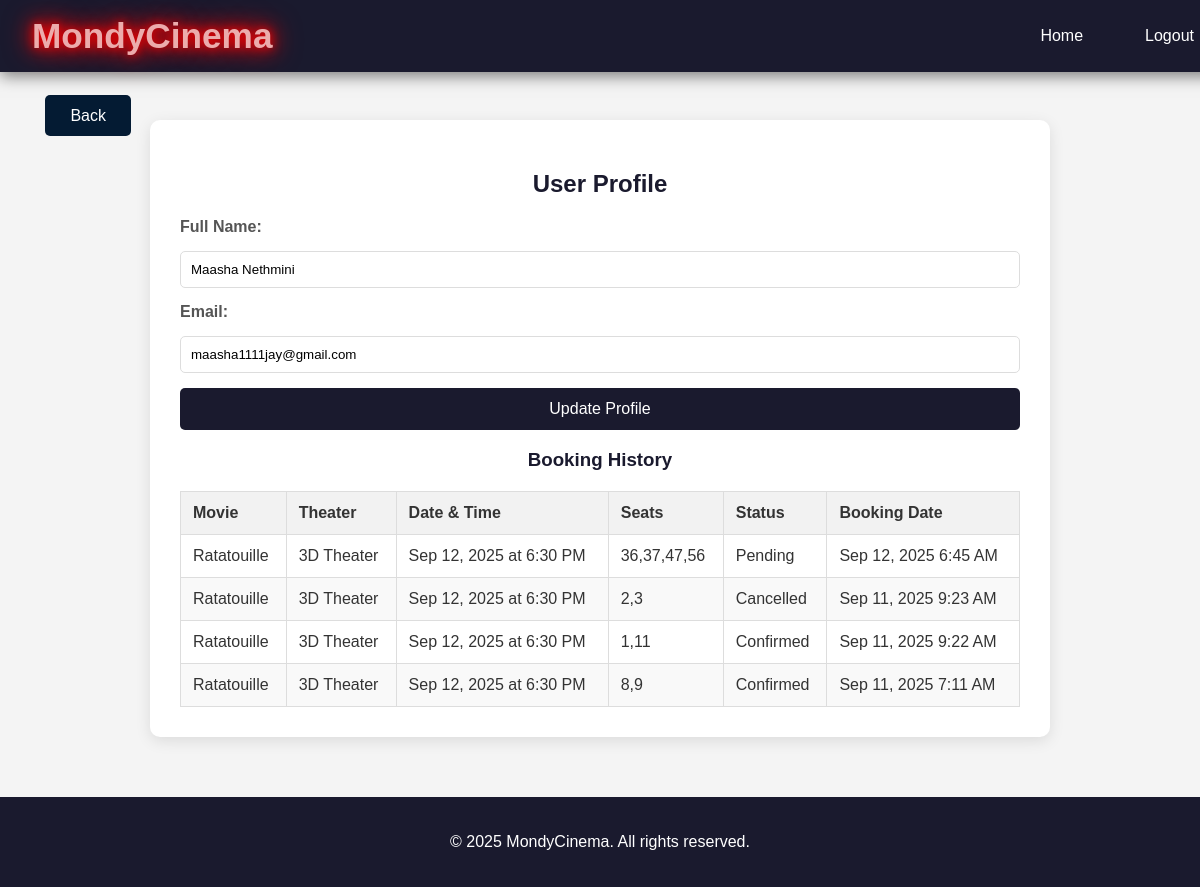
Page /user-profile.php (signed in) on the committed database.
### tables this page shows
CREATE TABLE `users` (
  `id` int(11) NOT NULL,
  `name` varchar(100) NOT NULL,
  `email` varchar(100) NOT NULL,
  `password` varchar(255) NOT NULL,
  `role` enum('customer','admin') DEFAULT 'customer',
  `created_at` timestamp NOT NULL DEFAULT current_timestamp()
);

CREATE TABLE `bookings` (
  `id` int(11) NOT NULL,
  `user_id` int(11) DEFAULT NULL,
  `customer_name` varchar(255) DEFAULT NULL,
  `customer_phone` varchar(20) DEFAULT NULL,
  `show_id` int(11) NOT NULL,
  `seats` varchar(255) NOT NULL,
  `status` enum('pending','confirmed','cancelled') DEFAULT 'pending',
  `booking_date` timestamp NOT NULL DEFAULT current_timestamp()
);

CREATE TABLE `movies` (
  `id` int(11) NOT NULL,
  `title` varchar(255) NOT NULL,
  `description` text DEFAULT NULL,
  `poster` varchar(255) DEFAULT NULL,
  `trailer_link` varchar(255) DEFAULT NULL,
  `status` enum('now_showing','coming_soon') DEFAULT 'now_showing',
  `created_at` timestamp NOT NULL DEFAULT current_timestamp(),
  `ticket_price` varchar(255) DEFAULT NULL
);

CREATE TABLE `theaters` (
  `id` int(11) NOT NULL,
  `name` varchar(100) NOT NULL,
  `capacity` int(11) NOT NULL
);

CREATE TABLE `shows` (
  `id` int(11) NOT NULL,
  `movie_id` int(11) NOT NULL,
  `theater_id` int(11) NOT NULL,
  `showdate` date NOT NULL,
  `showtime` time NOT NULL
);

### Mondy Cinema n/BO/User.php (called while the page is built, shortened)
<?php
class User {
    public static function GetUserById($id) {
        $conn = new mysqli("localhost", "root", "", "movie_db");
        $stmt = $conn->prepare("SELECT * FROM users WHERE id = ?");
        $stmt->bind_param("i", $id);
        $stmt->execute();
        $result = $stmt->get_result();
        $user = $result->fetch_assoc();
        return $user;
    }
}
?>

### user-profile.php (the view, shortened to what this page needs)
<?php
include_once('BO/User.php');
$user_id = $_SESSION['user_id'];
$user = User::GetUserById($user_id);
$bookings = $conn->query("
    SELECT b.*, m.title as movie_title, s.showdate, s.showtime, t.name as theater_name
    FROM bookings b
    JOIN shows s ON b.show_id = s.id
    JOIN movies m ON s.movie_id = m.id
    JOIN theaters t ON s.theater_id = t.id
    WHERE b.user_id = $user_id
    ORDER BY b.booking_date DESC
");
?>
<!DOCTYPE html>
<html lang="en">
<head>
    <link rel="stylesheet" href="assets/style/user-profile.css">
</head>
<body>
    <header>
        <div class="logo">MondyCinema</div>
        <nav>
            <a href="index.php">Home</a>
            <a href="logout.php">Logout</a>
        </nav>
    </header>
    <main class="container">
        <div class="profile-container">
            <h2>User Profile</h2>
            <div class="profile-info">
                <form method="post">
                    <label for="name">Full Name:</label>
                    <input type="text" id="name" name="name" value="<?php echo $user['name']; ?>" required>
                    <label for="email">Email:</label>
                    <input type="email" id="email" name="email" value="<?php echo $user['email']; ?>" required>
                    <button type="submit">Update Profile</button>
                </form>
            </div>
            <div class="booking-history">
                <h3>Booking History</h3>
                <?php if ($bookings && $bookings->num_rows > 0): ?>
                    <table>
                        <thead>
                            <tr>
                                <th>Movie</th>
                                <th>Theater</th>
                                <th>Date & Time</th>
                                <th>Seats</th>
                                <th>Status</th>
                                <th>Booking Date</th>
                            </tr>
                        </thead>
                        <tbody>
                            <?php while ($booking = $bookings->fetch_assoc()): ?>
                            <tr>
                                <td><?php echo $booking['movie_title']; ?></td>
                                <td><?php echo $booking['theater_name']; ?></td>
                                <td><?php echo date('M j, Y', strtotime($booking['showdate'])); ?> at <?php echo date('g:i A', strtotime($booking['showtime'])); ?></td>
                                <td><?php echo $booking['seats']; ?></td>
                                <td><?php echo ucfirst($booking['status']); ?></td>
                                <td><?php echo date('M j, Y g:i A', strtotime($booking['booking_date'])); ?></td>
                            </tr>
                            <?php endwhile; ?>
                        </tbody>
                    </table>
                <?php else: ?>
                    <p>No bookings found.</p>
                <?php endif; ?>
            </div>
        </div>
        <div class="back-button-container">
            <a href="bookseats.php" class="back-button">Back</a>
        </div>
    </main>
    <footer>
        <p>&copy; 2025 MondyCinema. All rights reserved.</p>
    </footer>
</body>
</html>

### user-profile.css (style rules this page uses)
body { font-family: Arial, sans-serif; background-color: #f4f4f4; color: #333; display: flex; flex-direction: column; align-items: center; margin: 0; padding: 0; }
header { background-color: #1a1a2e; color: #fff; padding: 1rem 2rem; display: flex; justify-content: space-between; align-items: center; width: 100%; box-shadow: 0 4px 15px rgba(0,0,0,0.5); position: fixed; top: 0; left: 0; z-index: 1000; }
.logo { display: flex; align-items: center; font-size: 2.2rem; font-weight: bold; color: #ecacac; font-family: 'Montserrat', sans-serif; text-shadow: 0 0 10px #ff0000, 0 0 20px #ff0000, 0 0 30px #ff0000; }
nav { display: flex; align-items: center; gap: 1.5rem; }
nav a { color: #fff; text-decoration: none; transition: color 0.3s, transform 0.3s; margin-right: 38px; }
.container { padding: 20px; margin-top: 100px; width: 100%; max-width: 900px; position: relative; }
.back-button-container { position: absolute; top: 1%; left: -9%; }
.back-button { padding: 12px 25px; background-color: #041b33; color: #fff; text-decoration: none; border-radius: 5px; transition: background-color 0.3s; border: none; cursor: pointer; }
.profile-container { background-color: #fff; padding: 30px; border-radius: 10px; box-shadow: 0 4px 15px rgba(0,0,0,0.1); margin-bottom: 20px; }
h2 { color: #1a1a2e; text-align: center; margin-bottom: 20px; }
.profile-info form { display: flex; flex-direction: column; gap: 15px; }
.profile-info label { font-weight: bold; color: #555; }
.profile-info input { padding: 10px; border: 1px solid #ddd; border-radius: 5px; width: 100%; box-sizing: border-box; }
.profile-info button { padding: 12px; background-color: #1a1a2e; color: #fff; border: none; border-radius: 5px; font-size: 1em; cursor: pointer; transition: background-color 0.3s; }
.booking-history { margin-top: 0; }
.booking-history h3 { text-align: center; color: #1a1a2e; margin-bottom: 20px; }
table { width: 100%; border-collapse: collapse; margin-top: 20px; }
table th, table td { border: 1px solid #ddd; padding: 12px; text-align: left; }
table th { background-color: #f2f2f2; font-weight: bold; }
table tr:nth-child(even) { background-color: #f9f9f9; }
footer { width: 100%; text-align: center; padding: 20px 0; background-color: #1a1a2e; color: #fff; margin-top: 20px; }

### rows in the picture
users: name "Maasha Nethmini", email "maasha1111jay@gmail.com"
bookings: movies.title "Ratatouille", theaters.name "3D Theater", show.showdate "Sep 12, 2025", show.showtime "6:30 PM", seats "36,37,47,56", status "Pending", booking_date "Sep 12, 2025 6:45 AM"
bookings: movies.title "Ratatouille", theaters.name "3D Theater", show.showdate "Sep 12, 2025", show.showtime "6:30 PM", seats "2,3", status "Cancelled", booking_date "Sep 11, 2025 9:23 AM"
bookings: movies.title "Ratatouille", theaters.name "3D Theater", show.showdate "Sep 12, 2025", show.showtime "6:30 PM", seats "1,11", status "Confirmed", booking_date "Sep 11, 2025 9:22 AM"
bookings: movies.title "Ratatouille", theaters.name "3D Theater", show.showdate "Sep 12, 2025", show.showtime "6:30 PM", seats "8,9", status "Confirmed", booking_date "Sep 11, 2025 7:11 AM"
